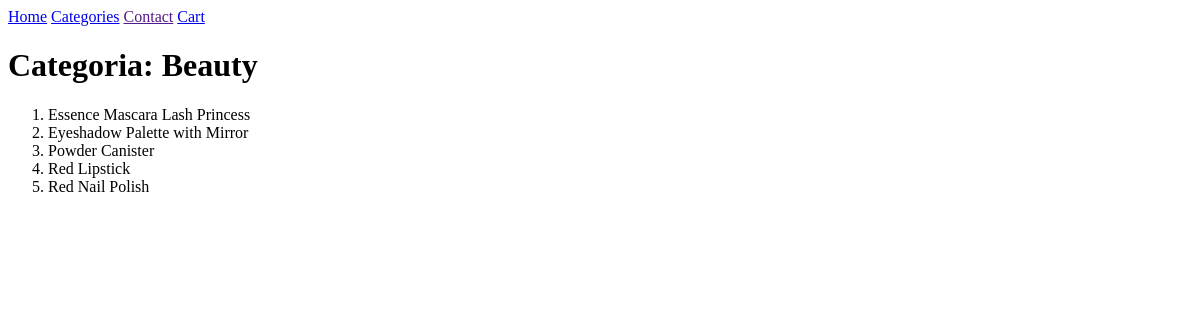
The app's page /categories/beauty with its own data.
### shop/models.py (models this page shows, shortened)
class Category(models.Model):
    name = models.CharField(max_length=255)
    description = models.TextField()
    slug = models.SlugField()
    def __str__(self):
        return self.name
    class Meta:
        verbose_name = "categorie"

class Product(models.Model):
    name = models.CharField(max_length=255)
    slug = models.SlugField(blank=True)
    description = models.TextField()
    price = models.DecimalField(max_digits=10, decimal_places=2)
    image = models.ImageField(upload_to="product_images")
    created = models.DateTimeField(auto_now=True)
    updated = models.DateTimeField(auto_now_add=True)
    category = models.ForeignKey(Category, on_delete=models.SET_NULL, null=True)

### shop/views.py (the view)
# urls.py: path("categories/<slug>", category_details_view),
def category_details_view(request, slug):
	category_details = Category.objects.filter(slug=slug).first()
	if not category_details:
		return redirect("categories_url")
	products = Product.objects.filter(category=category_details)
	context = {"category": category_details,
			"products":products}
	return render(request, 'category_details.html', context)

### cart/cart_logic.py (called while the page is built)
	@property
	def products(self):
		product_slugs = self.produse_existente.keys()
		products_with_slugs = Product.objects.filter(slug__in=product_slugs)
		real_products = {  }
		for product in products_with_slugs:
			real_products[product] = self.produse_existente[product.slug]
		return real_products

### cart/processors.py (called while the page is built)
def add_cart_to_context(request):
    cart = CartLogic(request)
    added_context = {
        "cart" : cart
    }
    return added_context

### shop/templates/category_details.html (shortened to what this page needs)
{% extends "shop/base.html" %}
  {% block main %}
    <h1>Categoria: {{category}} </h1>
    <ol>
        {% for prod in products  %}
            <li>{{prod.name}}</li>
        {% endfor %}
    </ol>
  {% endblock main %}

### records on screen
Category: name "Beauty"
Product: name "Essence Mascara Lash Princess"
Product: name "Eyeshadow Palette with Mirror"
Product: name "Powder Canister"
Product: name "Red Lipstick"
Product: name "Red Nail Polish"
